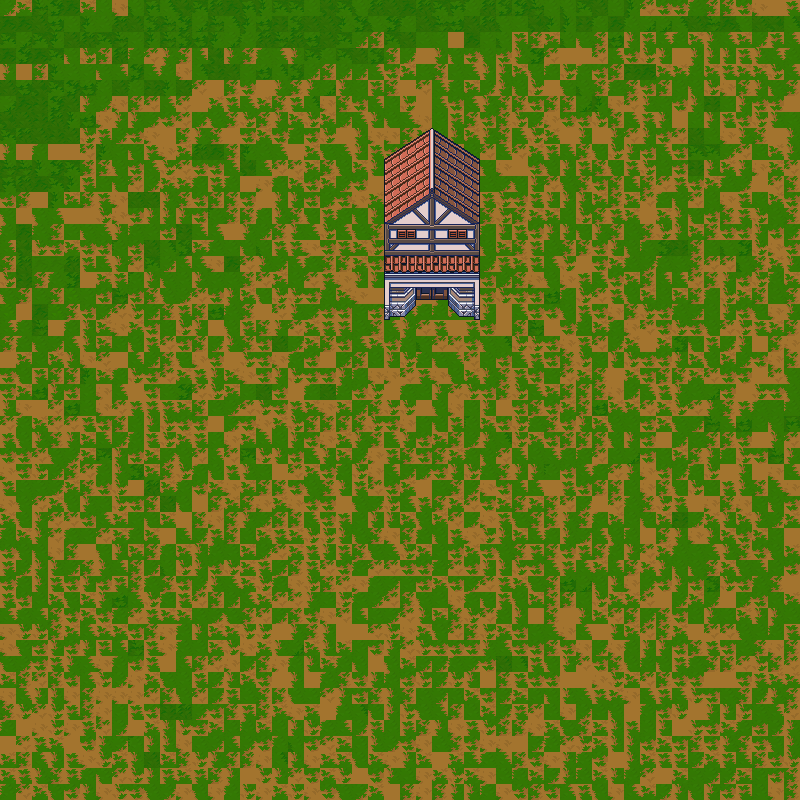

A level layout from a 2D game, rendered from its tile map. Below: a short description, then the map file with tile-grid data replaced by summaries:
An orthogonal 50x50 tile map with 16x16 px tiles, 2 tile layers (Tile Layer 1, Buildings), 2 tilesets.

<map version="1.8" tiledversion="1.8.2" orientation="orthogonal" renderorder="right-down" width="50" height="50" tilewidth="16" tileheight="16" infinite="0" nextlayerid="5" nextobjectid="1">
 <tileset firstgid="1" name="Tiles" tilewidth="16" tileheight="16" tilecount="143" columns="13">
  <image source="Tiles.png" width="208" height="176" />
 </tileset>
 <tileset firstgid="144" name="building_tilemap" tilewidth="16" tileheight="16" tilecount="5760" columns="120">
  <image source="building_tilemap.png" width="1920" height="768" />
  <tile id="3856">
   <properties>
    <property name="collides" type="bool" value="true" />
   </properties>
  </tile>
  <tile id="3857">
   <properties>
    <property name="collides" type="bool" value="true" />
   </properties>
  </tile>
  <tile id="3858">
   <properties>
    <property name="collides" type="bool" value="true" />
   </properties>
  </tile>
  <tile id="3859">
   <properties>
    <property name="collides" type="bool" value="true" />
   </properties>
  </tile>
  <tile id="3860">
   <properties>
    <property name="collides" type="bool" value="true" />
   </properties>
  </tile>
  <tile id="3861">
   <properties>
    <property name="collides" type="bool" value="true" />
   </properties>
  </tile>
  <tile id="3976">
   <properties>
    <property name="collides" type="bool" value="true" />
   </properties>
  </tile>
  <tile id="3977">
   <properties>
    <property name="collides" type="bool" value="true" />
   </properties>
  </tile>
  <tile id="3978">
   <properties>
    <property name="collides" type="bool" value="true" />
   </properties>
  </tile>
  <tile id="3979">
   <properties>
    <property name="collides" type="bool" value="true" />
   </properties>
  </tile>
  <tile id="3980">
   <properties>
    <property name="collides" type="bool" value="true" />
   </properties>
  </tile>
  <tile id="3981">
   <properties>
    <property name="collides" type="bool" value="true" />
   </properties>
  </tile>
  <tile id="4096">
   <properties>
    <property name="collides" type="bool" value="true" />
   </properties>
  </tile>
  <tile id="4097">
   <properties>
    <property name="collides" type="bool" value="true" />
   </properties>
  </tile>
  <tile id="4098">
   <properties>
    <property name="collides" type="bool" value="true" />
   </properties>
  </tile>
  <tile id="4099">
   <properties>
    <property name="collides" type="bool" value="true" />
   </properties>
  </tile>
  <tile id="4100">
   <properties>
    <property name="collides" type="bool" value="true" />
   </properties>
  </tile>
  <tile id="4101">
   <properties>
    <property name="collides" type="bool" value="true" />
   </properties>
  </tile>
  <tile id="4216">
   <properties>
    <property name="collides" type="bool" value="true" />
   </properties>
  </tile>
  <tile id="4217">
   <properties>
    <property name="collides" type="bool" value="true" />
   </properties>
  </tile>
  <tile id="4218">
   <properties>
    <property name="collides" type="bool" value="true" />
   </properties>
  </tile>
  <tile id="4219">
   <properties>
    <property name="collides" type="bool" value="true" />
   </properties>
  </tile>
  <tile id="4220">
   <properties>
    <property name="collides" type="bool" value="true" />
   </properties>
  </tile>
  <tile id="4221">
   <properties>
    <property name="collides" type="bool" value="true" />
   </properties>
  </tile>
  <tile id="4336">
   <properties>
    <property name="collides" type="bool" value="true" />
   </properties>
  </tile>
  <tile id="4337">
   <properties>
    <property name="collides" type="bool" value="true" />
   </properties>
  </tile>
  <tile id="4338">
   <properties>
    <property name="collides" type="bool" value="true" />
   </properties>
  </tile>
  <tile id="4339">
   <properties>
    <property name="collides" type="bool" value="true" />
   </properties>
  </tile>
  <tile id="4340">
   <properties>
    <property name="collides" type="bool" value="true" />
   </properties>
  </tile>
  <tile id="4341">
   <properties>
    <property name="collides" type="bool" value="true" />
   </properties>
  </tile>
  <tile id="4456">
   <properties>
    <property name="collides" type="bool" value="true" />
   </properties>
  </tile>
  <tile id="4457">
   <properties>
    <property name="collides" type="bool" value="true" />
   </properties>
  </tile>
  <tile id="4458">
   <properties>
    <property name="collides" type="bool" value="true" />
   </properties>
  </tile>
  <tile id="4459">
   <properties>
    <property name="collides" type="bool" value="true" />
   </properties>
  </tile>
  <tile id="4460">
   <properties>
    <property name="collides" type="bool" value="true" />
   </properties>
  </tile>
  <tile id="4461">
   <properties>
    <property name="collides" type="bool" value="true" />
   </properties>
  </tile>
  <tile id="4576">
   <properties>
    <property name="collides" type="bool" value="true" />
   </properties>
  </tile>
  <tile id="4577">
   <properties>
    <property name="collides" type="bool" value="true" />
   </properties>
  </tile>
  <tile id="4578">
   <properties>
    <property name="collides" type="bool" value="true" />
   </properties>
  </tile>
  <tile id="4579">
   <properties>
    <property name="collides" type="bool" value="true" />
   </properties>
  </tile>
  <tile id="4580">
   <properties>
    <property name="collides" type="bool" value="true" />
   </properties>
  </tile>
  <tile id="4581">
   <properties>
    <property name="collides" type="bool" value="true" />
   </properties>
  </tile>
  <tile id="4696">
   <properties>
    <property name="collides" type="bool" value="true" />
   </properties>
  </tile>
  <tile id="4697">
   <properties>
    <property name="collides" type="bool" value="true" />
   </properties>
  </tile>
  <tile id="4698">
   <properties>
    <property name="collides" type="bool" value="true" />
   </properties>
  </tile>
  <tile id="4699">
   <properties>
    <property name="collides" type="bool" value="true" />
   </properties>
  </tile>
  <tile id="4700">
   <properties>
    <property name="collides" type="bool" value="true" />
   </properties>
  </tile>
  <tile id="4701">
   <properties>
    <property name="collides" type="bool" value="true" />
   </properties>
  </tile>
  <tile id="4816">
   <properties>
    <property name="collides" type="bool" value="true" />
   </properties>
  </tile>
  <tile id="4817">
   <properties>
    <property name="collides" type="bool" value="true" />
   </properties>
  </tile>
  <tile id="4818">
   <properties>
    <property name="collides" type="bool" value="true" />
   </properties>
  </tile>
  <tile id="4819">
   <properties>
    <property name="collides" type="bool" value="true" />
   </properties>
  </tile>
  <tile id="4820">
   <properties>
    <property name="collides" type="bool" value="true" />
   </properties>
  </tile>
  <tile id="4821">
   <properties>
    <property name="collides" type="bool" value="true" />
   </properties>
  </tile>
  <tile id="4936">
   <properties>
    <property name="collides" type="bool" value="true" />
   </properties>
  </tile>
  <tile id="4937">
   <properties>
    <property name="collides" type="bool" value="true" />
   </properties>
  </tile>
  <tile id="4938">
   <properties>
    <property name="collides" type="bool" value="true" />
   </properties>
  </tile>
  <tile id="4939">
   <properties>
    <property name="collides" type="bool" value="true" />
   </properties>
  </tile>
  <tile id="4940">
   <properties>
    <property name="collides" type="bool" value="true" />
   </properties>
  </tile>
  <tile id="4941">
   <properties>
    <property name="collides" type="bool" value="true" />
   </properties>
  </tile>
  <tile id="5056">
   <properties>
    <property name="collides" type="bool" value="true" />
   </properties>
  </tile>
  <tile id="5057">
   <properties>
    <property name="collides" type="bool" value="true" />
   </properties>
  </tile>
  <tile id="5058">
   <properties>
    <property name="collides" type="bool" value="true" />
   </properties>
  </tile>
  <tile id="5059">
   <properties>
    <property name="collides" type="bool" value="true" />
   </properties>
  </tile>
  <tile id="5060">
   <properties>
    <property name="collides" type="bool" value="true" />
   </properties>
  </tile>
  <tile id="5061">
   <properties>
    <property name="collides" type="bool" value="true" />
   </properties>
  </tile>
  <tile id="5176">
   <properties>
    <property name="collides" type="bool" value="true" />
   </properties>
  </tile>
  <tile id="5177">
   <properties>
    <property name="collides" type="bool" value="true" />
   </properties>
  </tile>
  <tile id="5178">
   <properties>
    <property name="collides" type="bool" value="true" />
   </properties>
  </tile>
  <tile id="5179">
   <properties>
    <property name="collides" type="bool" value="true" />
   </properties>
  </tile>
  <tile id="5180">
   <properties>
    <property name="collides" type="bool" value="true" />
   </properties>
  </tile>
  <tile id="5181">
   <properties>
    <property name="collides" type="bool" value="true" />
   </properties>
  </tile>
 </tileset>
 <layer id="1" name="Tile Layer 1" width="50" height="50">
  <data>[2500 cells, 2500 non-empty, 41 distinct tile ids]</data>
 </layer>
 <layer id="3" name="Buildings" width="50" height="50">
  <data>[2500 cells, 72 non-empty, 72 distinct tile ids]</data>
 </layer>
</map>
